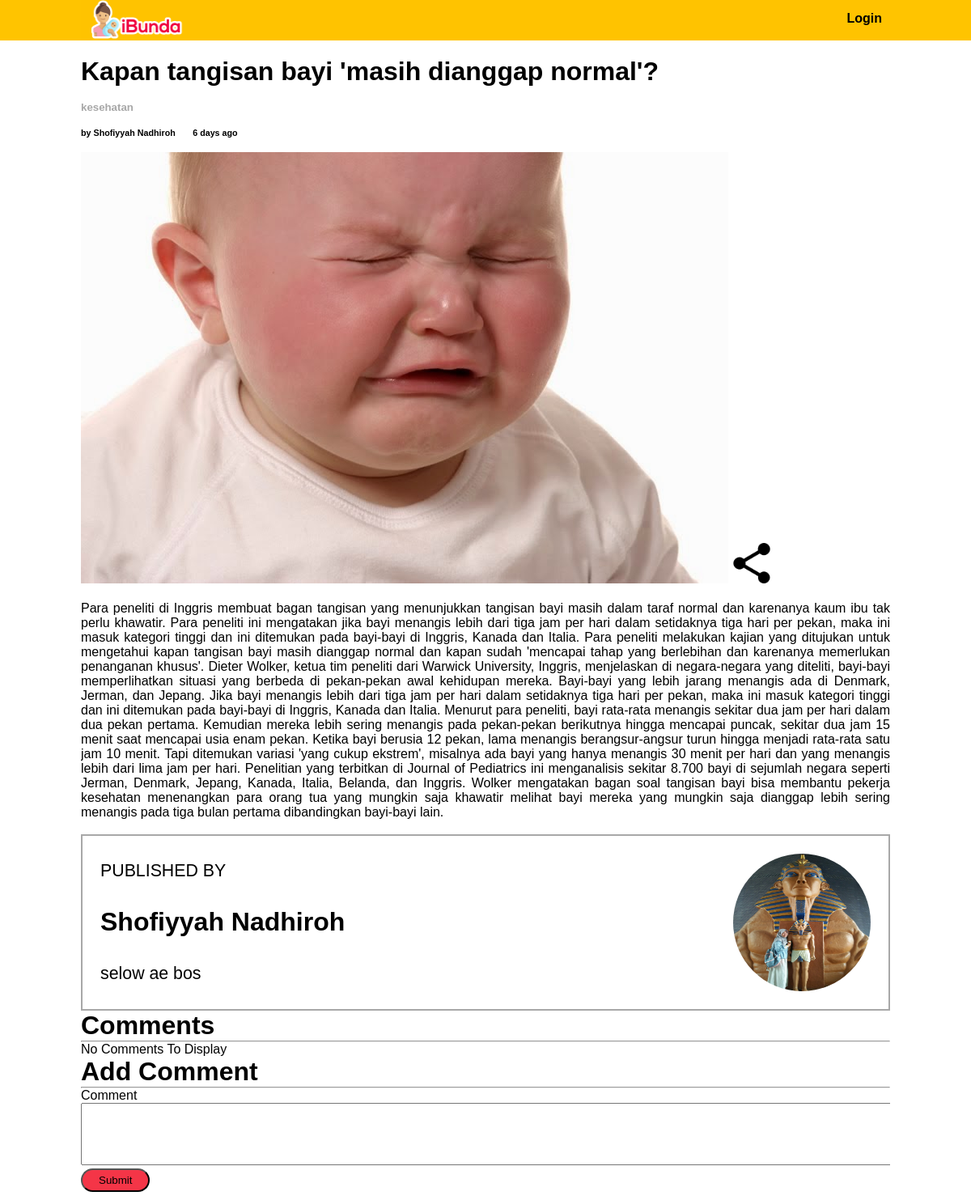
The app's page /detail_article/detail/6 with its own data.
### tables this page shows
CREATE TABLE `article` (
  `id` int(11) NOT NULL,
  `id_user` int(11) NOT NULL,
  `date` datetime NOT NULL DEFAULT CURRENT_TIMESTAMP,
  `stage` enum('0-6 bulan','7-11 bulan','1-3 tahun','ibu') NOT NULL,
  `topic` enum('kesehatan','tips & tricks','mitos','') NOT NULL,
  `title` varchar(255) NOT NULL,
  `picture` varchar(255) NOT NULL,
  `content` text NOT NULL
);

CREATE TABLE `user` (
  `id` int(11) NOT NULL,
  `name` varchar(255) NOT NULL,
  `password` varchar(255) NOT NULL,
  `email` varchar(255) NOT NULL,
  `forgot_password_code` varchar(255) NOT NULL,
  `profile_photo` varchar(255) NOT NULL,
  `member_since` datetime NOT NULL DEFAULT CURRENT_TIMESTAMP,
  `location` varchar(255) NOT NULL,
  `bio` varchar(255) NOT NULL
);

### application/views/layout.php (called while the page is built)
<?php
$this->load->view('component/header');
$this->load->view($content);

### application/controllers/Detail_article.php (called while the page is built, shortened)
<?php
class Detail_article extends MY_Controller {
    public function detail()
    {
        $id = $this->uri->segment(3);
        $data['content'] = 'page/detail/detail';
        $data['comment'] = $this->detail_m->get_comments($id);
        $data['article'] = $this->detail_m->get_detail($id);
        $this->load->view('layout', $data);
    }
}

### index.php (called while the page is built, shortened)
<?php
require_once BASEPATH.'core/CodeIgniter.php';

### application/models/Detail_m.php (called while the page is built, shortened)
<?php
class Detail_m extends CI_Model {
    public function get_detail($id = NULL)
    {
        $this->db->select("article.*, user.name, user.profile_photo, user.bio");
        $this->db->join('user', 'user.id = article.id_user');
        return $this->db->get_where('article', array('article.id' => (int)$id))->row();
    }
		public function get_comments($id)
        {
            $this->db->select("comment.*, user.name");
            $this->db->join('user', 'user.id = comment.id_user');
			$query = $this->db->get_where('comment', array('id_article' => $id));
			return $query->result_array();
		}
}

### application/views/page/detail/detail.php (the view, shortened to what this page needs)
<?php if($article): ?>
<div class="container">
	<div class="det detail">
		<div id="det article">
			<h1><?php echo $article->title?></h1><br>
            <h5 style="color:#a8a8a8"><?php echo $article->topic?></h6><br>
			<h6>by <?php echo $article->name?>&emsp;&emsp;6 days ago</h6><br>
			<img style="text-align: center;" src="<?php echo base_url()?>images/article_photo/<?php echo $article->picture?>">
			<img src="images/share.png" width="50px"><br><br>
			<p align="justify"><?php echo $article->content?></p>
			<br>
			<div class="author">
				<table>
					<tr>
						<td style="width: 670px;">PUBLISHED BY</td>
                        <td style="width: 300px;" rowspan="3"><img src="<?php echo base_url()?>images/profile_photo/<?php echo $article->profile_photo?>"></td>
                    </tr>
                    <tr>
						<td><h2><?php echo $article->name?></h2></td>
					</tr>
                    <tr>
						<td><p align="justify"><?php echo $article->bio?></p></td>
					</tr>
				</table>
			</div>
            <?php endif;?>
		<h1>Comments</h1>
        <hr />
        <?php error_reporting(0); if($comment) : ?>
        	<?php foreach($comment as $comments) : ?>
        		<div class="well">
        			<h5><?php echo $comments['name']; ?> </h5>
                    <p><?php echo $comments['comment']; ?></p>
        		</div>
        	<?php endforeach; ?>
        <?php else : ?>
        	<p>No Comments To Display</p>
        <?php endif; ?>
        <h1>Add Comment</h1>
        <hr />
        <?php echo form_open('detail_article/create/'.$article->id); ?>
        	<div class="form-group">
        		<label>Comment</label><br />
        		<textarea cols="136" rows="5" name="comment" class="form-control"></textarea>
        	</div>
        	<button class="btnsub" type="submit">Submit</button>
        </form>
	</div>
</div>

### css/style.css (style rules this page uses)
* { padding: 0; margin: 0; }
body { font-family: arial; position: relative; padding-bottom: 10px; }
.container { width: 1000px; margin: auto; overflow: hidden; }
.det .author { border-color: #a8a8a8; border-style: solid; border-width: 2px; padding: 15px; }
.author { border-color: #a8a8a8; border-style: solid; border-width: 2px; padding: 15px; font-size: 16pt; }
.author img { width: 170px; height: 170px; border-radius: 100%; float: right; }
.btnsub { background-color: #f43547; border-radius: 20px; padding: 5px 20px; }
table { border: none }
td { padding: 5px }

### records on screen
article: title "Kapan tangisan bayi 'masih dianggap normal'?", topic "kesehatan", id_user.name "Shofiyyah Nadhiroh", picture (picture), content "Para peneliti di Inggris membuat bagan tangisan yang menunjukkan tangisan bayi masih dalam taraf normal dan karenanya kaum ibu tak perlu khawatir. Para peneliti ini mengatakan jika bayi menangis lebih dari tiga jam per hari dalam setidaknya tiga hari per pekan, maka ini masuk kategori tinggi dan ini ditemukan pada bayi-bayi di Inggris, Kanada dan Italia. Para peneliti melakukan kajian yang ditujukan untuk mengetahui kapan tangisan bayi masih dianggap normal dan kapan sudah 'mencapai tahap yang berlebihan dan karenanya memerlukan penanganan khusus'. Dieter Wolker, ketua tim peneliti dari Warwick University, Inggris, menjelaskan di negara-negara yang diteliti, bayi-bayi memperlihatkan situasi…", id_user.profile_photo (picture), id_user.bio "selow ae bos"
